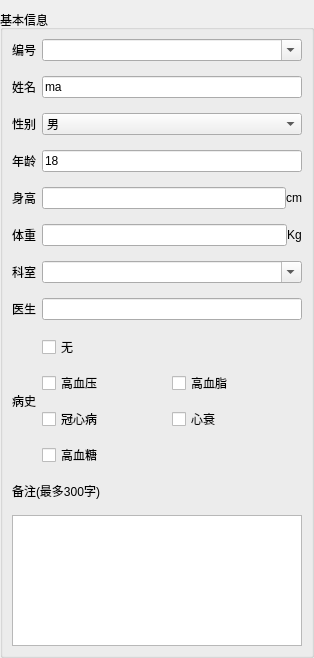
<?xml version="1.0" encoding="UTF-8"?>
<ui version="4.0">
 <class>PersonBasicInfo</class>
 <widget class="QWidget" name="PersonBasicInfo">
  <property name="geometry">
   <rect>
    <x>0</x>
    <y>0</y>
    <width>314</width>
    <height>658</height>
   </rect>
  </property>
  <property name="windowTitle">
   <string>Form</string>
  </property>
  <layout class="QHBoxLayout" name="horizontalLayout_3">
   <property name="spacing">
    <number>9</number>
   </property>
   <property name="sizeConstraint">
    <enum>QLayout::SetDefaultConstraint</enum>
   </property>
   <property name="leftMargin">
    <number>0</number>
   </property>
   <property name="topMargin">
    <number>10</number>
   </property>
   <property name="rightMargin">
    <number>0</number>
   </property>
   <property name="bottomMargin">
    <number>0</number>
   </property>
   <item>
    <widget class="QGroupBox" name="groupBox">
     <property name="title">
      <string>基本信息</string>
     </property>
     <layout class="QGridLayout" name="gridLayout_2" rowminimumheight="0,0,0,0,0,0,0,0,0,0,1">
      <property name="verticalSpacing">
       <number>15</number>
      </property>
      <item row="0" column="0">
       <widget class="QLabel" name="label_14">
        <property name="text">
         <string>编号</string>
        </property>
       </widget>
      </item>
      <item row="0" column="1">
       <widget class="QComboBox" name="m_pPersonNo">
        <property name="sizePolicy">
         <sizepolicy hsizetype="Preferred" vsizetype="Fixed">
          <horstretch>0</horstretch>
          <verstretch>0</verstretch>
         </sizepolicy>
        </property>
        <property name="toolTip">
         <string>患者编号(由年月日时分秒组成,如20151010162930(14位)</string>
        </property>
        <property name="editable">
         <bool>true</bool>
        </property>
       </widget>
      </item>
      <item row="1" column="0">
       <widget class="QLabel" name="label">
        <property name="text">
         <string>姓名</string>
        </property>
       </widget>
      </item>
      <item row="1" column="1">
       <widget class="QLineEdit" name="m_pedName">
        <property name="toolTip">
         <string>患者姓名(最多30个字符)</string>
        </property>
        <property name="text">
         <string>ma</string>
        </property>
       </widget>
      </item>
      <item row="2" column="0">
       <widget class="QLabel" name="label_2">
        <property name="text">
         <string>性别</string>
        </property>
       </widget>
      </item>
      <item row="2" column="1">
       <widget class="QComboBox" name="m_pcboxSex">
        <item>
         <property name="text">
          <string>男</string>
         </property>
        </item>
        <item>
         <property name="text">
          <string>女</string>
         </property>
        </item>
       </widget>
      </item>
      <item row="3" column="0">
       <widget class="QLabel" name="label_3">
        <property name="text">
         <string>年龄</string>
        </property>
       </widget>
      </item>
      <item row="3" column="1">
       <widget class="QLineEdit" name="m_pedAge">
        <property name="toolTip">
         <string>患者年龄</string>
        </property>
        <property name="text">
         <string>18</string>
        </property>
       </widget>
      </item>
      <item row="4" column="0">
       <widget class="QLabel" name="label_4">
        <property name="text">
         <string>身高</string>
        </property>
       </widget>
      </item>
      <item row="4" column="1">
       <layout class="QHBoxLayout" name="horizontalLayout">
        <item>
         <widget class="QLineEdit" name="m_pedHeight">
          <property name="toolTip">
           <string>患者身高</string>
          </property>
          <property name="text">
           <string/>
          </property>
         </widget>
        </item>
        <item>
         <widget class="QLabel" name="label_9">
          <property name="text">
           <string>cm</string>
          </property>
         </widget>
        </item>
       </layout>
      </item>
      <item row="5" column="0">
       <widget class="QLabel" name="label_5">
        <property name="text">
         <string>体重</string>
        </property>
       </widget>
      </item>
      <item row="5" column="1">
       <layout class="QHBoxLayout" name="horizontalLayout_2">
        <item>
         <widget class="QLineEdit" name="m_pedWeight">
          <property name="toolTip">
           <string>体重</string>
          </property>
          <property name="text">
           <string/>
          </property>
         </widget>
        </item>
        <item>
         <widget class="QLabel" name="label_10">
          <property name="text">
           <string>Kg</string>
          </property>
         </widget>
        </item>
       </layout>
      </item>
      <item row="6" column="0">
       <widget class="QLabel" name="label_6">
        <property name="text">
         <string>科室</string>
        </property>
       </widget>
      </item>
      <item row="7" column="0">
       <widget class="QLabel" name="label_7">
        <property name="text">
         <string>医生</string>
        </property>
       </widget>
      </item>
      <item row="7" column="1">
       <widget class="QLineEdit" name="m_pedDoctor">
        <property name="toolTip">
         <string>做检查的执行者</string>
        </property>
        <property name="text">
         <string/>
        </property>
       </widget>
      </item>
      <item row="8" column="0">
       <widget class="QLabel" name="label_8">
        <property name="text">
         <string>病史</string>
        </property>
       </widget>
      </item>
      <item row="8" column="1">
       <layout class="QGridLayout" name="gridLayout">
        <property name="verticalSpacing">
         <number>12</number>
        </property>
        <item row="0" column="0">
         <widget class="QCheckBox" name="m_pbtnNonHistory">
          <property name="toolTip">
           <string>没有患病历史</string>
          </property>
          <property name="text">
           <string>无</string>
          </property>
         </widget>
        </item>
        <item row="1" column="0">
         <widget class="QCheckBox" name="m_pbtnHighBlood">
          <property name="cursor">
           <cursorShape>ArrowCursor</cursorShape>
          </property>
          <property name="toolTip">
           <string>患有高血压</string>
          </property>
          <property name="text">
           <string>高血压</string>
          </property>
         </widget>
        </item>
        <item row="1" column="1">
         <widget class="QCheckBox" name="m_pbtnHyperlipidemia">
          <property name="text">
           <string>高血脂</string>
          </property>
         </widget>
        </item>
        <item row="2" column="0">
         <widget class="QCheckBox" name="m_pbtnCHD">
          <property name="text">
           <string>冠心病</string>
          </property>
         </widget>
        </item>
        <item row="2" column="1">
         <widget class="QCheckBox" name="m_pbtnDHF">
          <property name="text">
           <string>心衰</string>
          </property>
         </widget>
        </item>
        <item row="3" column="0">
         <widget class="QCheckBox" name="m_pbtnHyperglycemia">
          <property name="text">
           <string>高血糖</string>
          </property>
         </widget>
        </item>
       </layout>
      </item>
      <item row="9" column="0" colspan="2">
       <widget class="QLabel" name="m_plblNote">
        <property name="text">
         <string>备注(最多300字)</string>
        </property>
       </widget>
      </item>
      <item row="10" column="0" colspan="2">
       <widget class="QTextEdit" name="m_pedNote">
        <property name="toolTip">
         <string>备注信息(最多300字)</string>
        </property>
        <property name="html">
         <string>&lt;!DOCTYPE HTML PUBLIC &quot;-//W3C//DTD HTML 4.0//EN&quot; &quot;http://www.w3.org/TR/REC-html40/strict.dtd&quot;&gt;
&lt;html&gt;&lt;head&gt;&lt;meta name=&quot;qrichtext&quot; content=&quot;1&quot; /&gt;&lt;style type=&quot;text/css&quot;&gt;
p, li { white-space: pre-wrap; }
&lt;/style&gt;&lt;/head&gt;&lt;body style=&quot; font-family:'SimSun'; font-size:9pt; font-weight:400; font-style:normal;&quot;&gt;
&lt;p style=&quot;-qt-paragraph-type:empty; margin-top:0px; margin-bottom:0px; margin-left:0px; margin-right:0px; -qt-block-indent:0; text-indent:0px;&quot;&gt;&lt;br /&gt;&lt;/p&gt;&lt;/body&gt;&lt;/html&gt;</string>
        </property>
       </widget>
      </item>
      <item row="6" column="1">
       <widget class="QComboBox" name="m_pcboxSection">
        <property name="toolTip">
         <string>所在科室</string>
        </property>
        <property name="editable">
         <bool>true</bool>
        </property>
       </widget>
      </item>
     </layout>
    </widget>
   </item>
  </layout>
 </widget>
 <resources/>
 <connections/>
</ui>
